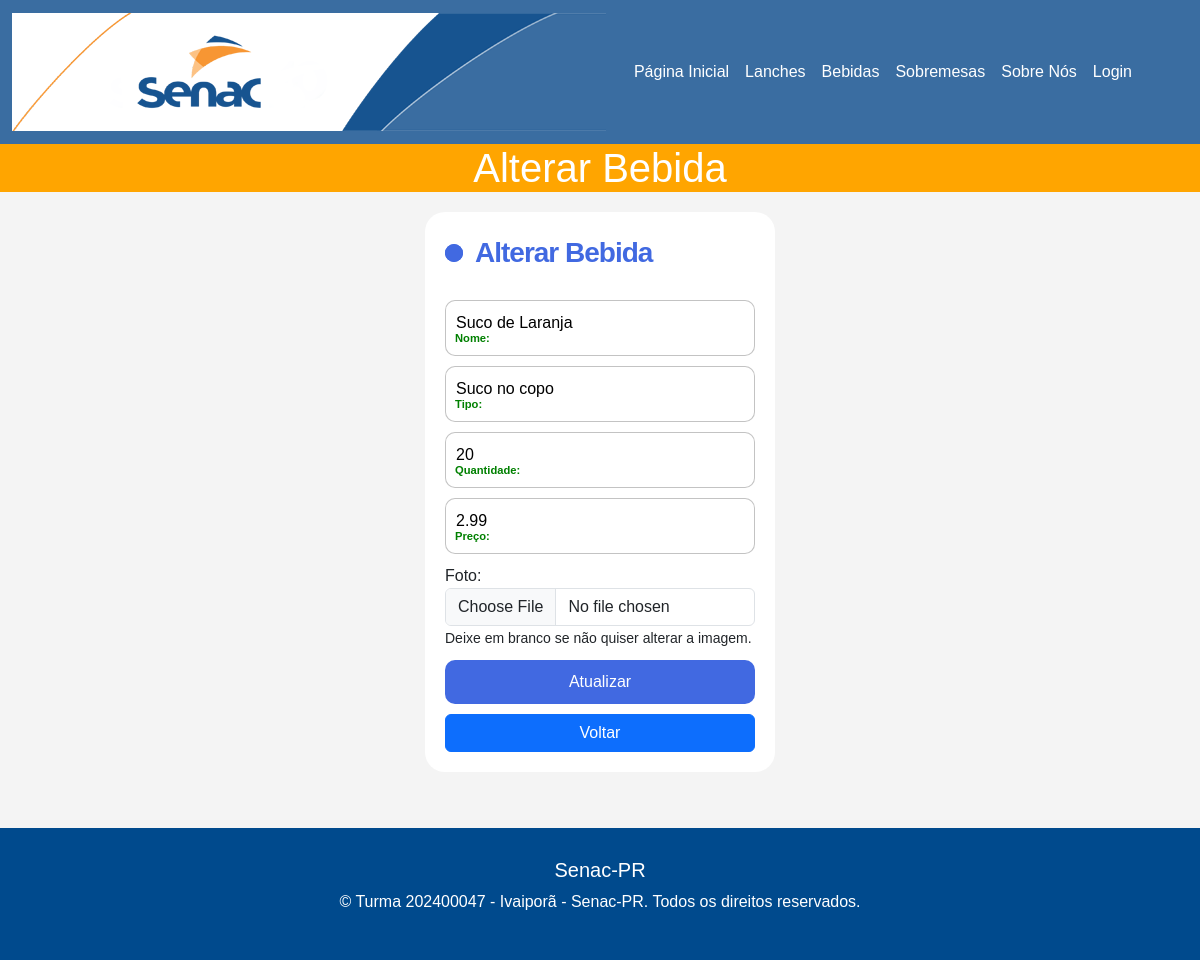
The app's page /teste_mateus/editar_bebidas.php?id_alterar=1, older data.
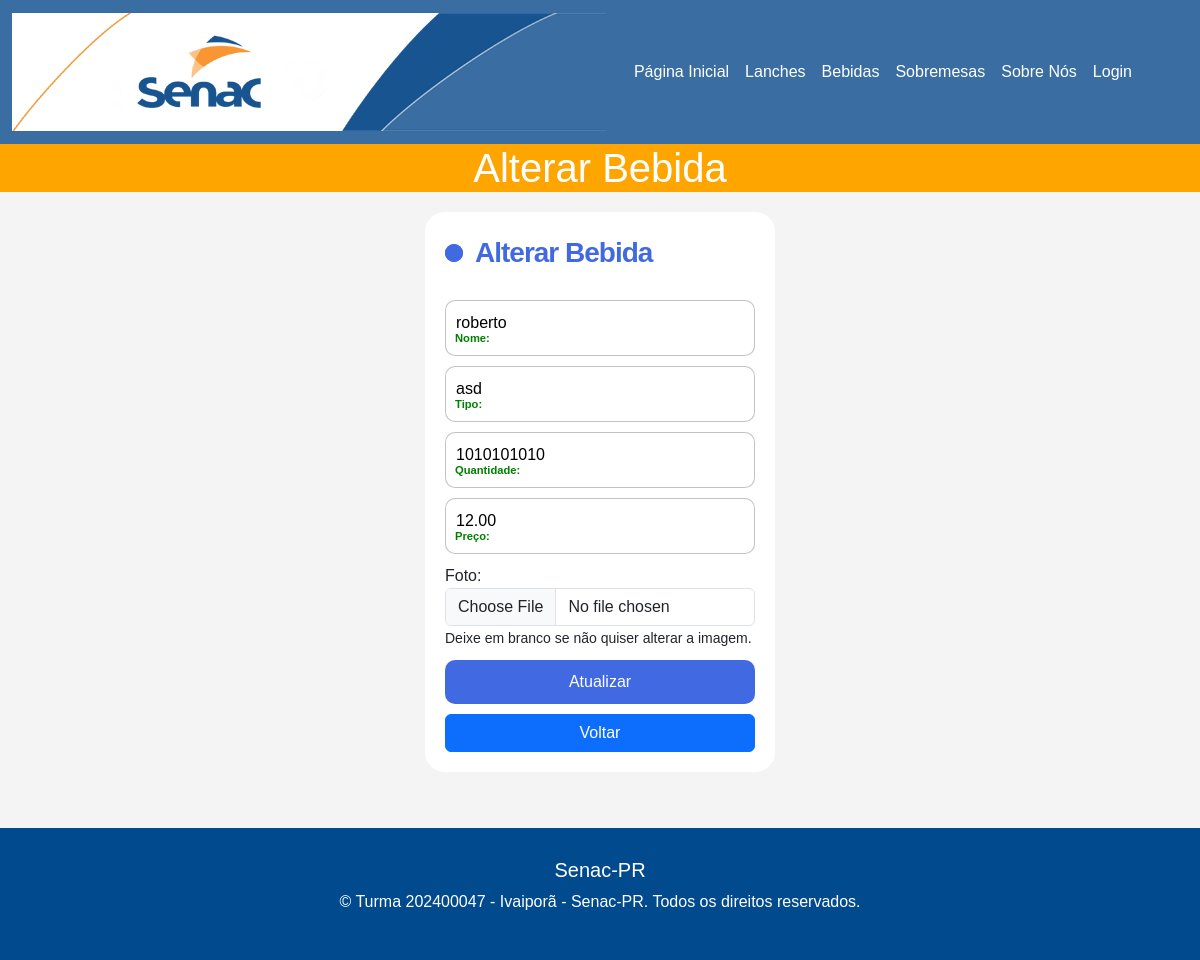
The same page, newer data.
### tables this page shows
CREATE TABLE IF NOT EXISTS `bebidas` (
  `id` int(11) NOT NULL AUTO_INCREMENT,
  `nome` varchar(255) NOT NULL,
  `tipo` varchar(255) NOT NULL,
  `preco` decimal(10,2) NOT NULL,
  `quantidade` int(11) NOT NULL,
  `foto` varchar(300) NOT NULL,
  PRIMARY KEY (`id`)
);

### teste_mateus/editar_bebidas.php (the view, shortened to what this page needs)
<?php
include("conexao.php");
if (isset($_GET["id_alterar"])) {
    $id_alterar = $_GET["id_alterar"];
    $stmt = $mysqli->prepare("SELECT * FROM bebidas WHERE id = ?");
    $stmt->bind_param("i", $id_alterar);
    $stmt->execute();
    $result = $stmt->get_result();
    $row = $result->fetch_assoc();
} else {
    die("ID da bebida não fornecido.");
}
?>
<!DOCTYPE html>
<html lang="pt-br">
<head>
    <link href="https://cdn.jsdelivr.net/npm/bootstrap@5.3.3/dist/css/bootstrap.min.css" rel="stylesheet">
    <link rel="stylesheet" href="gabriell.css">
</head>
<body>
    <?php include("menu.php") ?>
    <h1 class="text-center" style="background-color: #FFA500; color: white;">Alterar Bebida</h1>
    <div class="container d-flex justify-content-center">
        <form class="form" method="post" enctype="multipart/form-data">
            <p class="title"> Alterar Bebida</p>
            <label>
                <input required type="text" name="nome" class="input"
                    value="<?php echo htmlspecialchars($row['nome']); ?>">
                <span>Nome:</span>
            </label>
            <label>
                <input required type="text" name="tipo" class="input"
                    value="<?php echo htmlspecialchars($row['tipo']); ?>">
                <span>Tipo:</span>
            </label>
            <label>
                <input required type="number" name="quantidade" class="input"
                    value="<?php echo htmlspecialchars($row['quantidade']); ?>">
                <span>Quantidade:</span>
            </label>
            <label>
                <input required type="text" name="preco" class="input"
                    value="<?php echo htmlspecialchars($row['preco']); ?>">
                <span>Preço:</span>
            </label>
            <label>
                <span>Foto:</span>
                <input type="file" class="form-control" name="foto">
                <small>Deixe em branco se não quiser alterar a imagem.</small>
            </label>
            <button type="submit" class="submit">Atualizar</button>
            <a class="btn btn-primary d-flex justify-content-center" href="consultar_bebidas.php">Voltar</a>
        </form>
    </div>
    <br><br><br><br><br><br><br>
    <?php include "rodape.php"; ?>
</body>
</html>

Row changes from the older to the newer data that the page shows:
changed bebidas: nome "Suco de Laranja" → "roberto"; tipo "Suco no copo" → "asd"; quantidade "20" → "1010101010"; preco "2.99" → "12.00"
